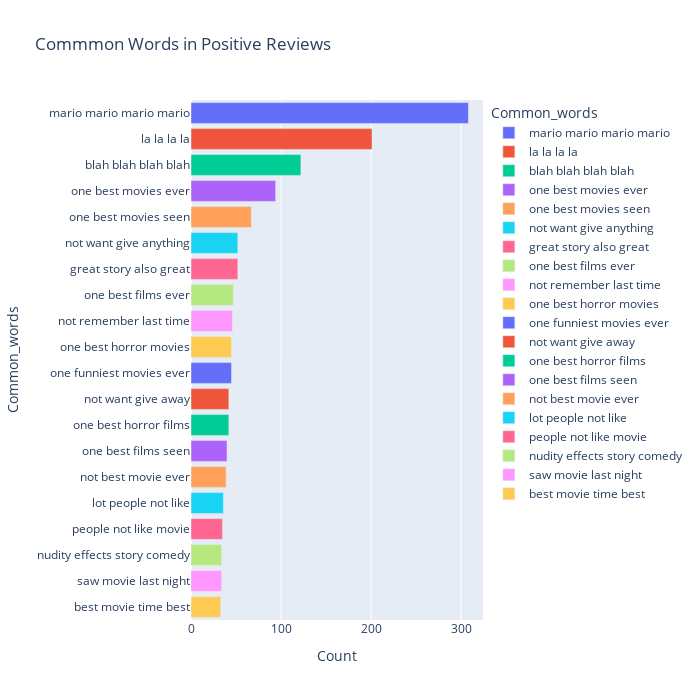

Write notebook code for a chart like this one.
### Code cell
most_common_uni = get_top_text_ngrams(df.Reviews_clean[df['Ratings']>=7],20,4)
most_common_uni = dict(most_common_uni)
temp = pd.DataFrame(columns = ["Common_words" , 'Count'])
temp["Common_words"] = list(most_common_uni.keys())
temp["Count"] = list(most_common_uni.values())
fig = px.bar(temp, x="Count", y="Common_words", title='Commmon Words in Positive Reviews', orientation='h', 
             width=700, height=700,color='Common_words')
fig.show()

### Figure 1 — Plotly figure (JSON) as saved in the notebook; plotly's stock layout.template omitted (floating-point values rounded to 4 significant figures)
{"data": [{"alignmentgroup": "True", "hovertemplate": "Common_words=%{y}<br>Count=%{x}<extra></extra>", "legendgroup": "mario mario mario mario", "marker": {"color": "#636efa", "pattern": {"shape": ""}}, "name": "mario mario mario mario", "offsetgroup": "mario mario mario mario", "orientation": "h", "showlegend": true, "textposition": "auto", "type": "bar", "x": [308], "xaxis": "x", "y": ["mario mario mario mario"], "yaxis": "y"}, {"alignmentgroup": "True", "hovertemplate": "Common_words=%{y}<br>Count=%{x}<extra></extra>", "legendgroup": "la la la la", "marker": {"color": "#EF553B", "pattern": {"shape": ""}}, "name": "la la la la", "offsetgroup": "la la la la", "orientation": "h", "showlegend": true, "textposition": "auto", "type": "bar", "x": [201], "xaxis": "x", "y": ["la la la la"], "yaxis": "y"}, {"alignmentgroup": "True", "hovertemplate": "Common_words=%{y}<br>Count=%{x}<extra></extra>", "legendgroup": "blah blah blah blah", "marker": {"color": "#00cc96", "pattern": {"shape": ""}}, "name": "blah blah blah blah", "offsetgroup": "blah blah blah blah", "orientation": "h", "showlegend": true, "textposition": "auto", "type": "bar", "x": [122], "xaxis": "x", "y": ["blah blah blah blah"], "yaxis": "y"}, {"alignmentgroup": "True", "hovertemplate": "Common_words=%{y}<br>Count=%{x}<extra></extra>", "legendgroup": "one best movies ever", "marker": {"color": "#ab63fa", "pattern": {"shape": ""}}, "name": "one best movies ever", "offsetgroup": "one best movies ever", "orientation": "h", "showlegend": true, "textposition": "auto", "type": "bar", "x": [94], "xaxis": "x", "y": ["one best movies ever"], "yaxis": "y"}, {"alignmentgroup": "True", "hovertemplate": "Common_words=%{y}<br>Count=%{x}<extra></extra>", "legendgroup": "one best movies seen", "marker": {"color": "#FFA15A", "pattern": {"shape": ""}}, "name": "one best movies seen", "offsetgroup": "one best movies seen", "orientation": "h", "showlegend": true, "textposition": "auto", "type": "bar", "x": [67], "xaxis": "x", "y": ["one best movies seen"], "yaxis": "y"}, {"alignmentgroup": "True", "hovertemplate": "Common_words=%{y}<br>Count=%{x}<extra></extra>", "legendgroup": "not want give anything", "marker": {"color": "#19d3f3", "pattern": {"shape": ""}}, "name": "not want give anything", "offsetgroup": "not want give anything", "orientation": "h", "showlegend": true, "textposition": "auto", "type": "bar", "x": [52], "xaxis": "x", "y": ["not want give anything"], "yaxis": "y"}, {"alignmentgroup": "True", "hovertemplate": "Common_words=%{y}<br>Count=%{x}<extra></extra>", "legendgroup": "great story also great", "marker": {"color": "#FF6692", "pattern": {"shape": ""}}, "name": "great story also great", "offsetgroup": "great story also great", "orientation": "h", "showlegend": true, "textposition": "auto", "type": "bar", "x": [52], "xaxis": "x", "y": ["great story also great"], "yaxis": "y"}, {"alignmentgroup": "True", "hovertemplate": "Common_words=%{y}<br>Count=%{x}<extra></extra>", "legendgroup": "one best films ever", "marker": {"color": "#B6E880", "pattern": {"shape": ""}}, "name": "one best films ever", "offsetgroup": "one best films ever", "orientation": "h", "showlegend": true, "textposition": "auto", "type": "bar", "x": [47], "xaxis": "x", "y": ["one best films ever"], "yaxis": "y"}, {"alignmentgroup": "True", "hovertemplate": "Common_words=%{y}<br>Count=%{x}<extra></extra>", "legendgroup": "not remember last time", "marker": {"color": "#FF97FF", "pattern": {"shape": ""}}, "name": "not remember last time", "offsetgroup": "not remember last time", "orientation": "h", "showlegend": true, "textposition": "auto", "type": "bar", "x": [46], "xaxis": "x", "y": ["not remember last time"], "yaxis": "y"}, {"alignmentgroup": "True", "hovertemplate": "Common_words=%{y}<br>Count=%{x}<extra></extra>", "legendgroup": "one best horror movies", "marker": {"color": "#FECB52", "pattern": {"shape": ""}}, "name": "one best horror movies", "offsetgroup": "one best horror movies", "orientation": "h", "showlegend": true, "textposition": "auto", "type": "bar", "x": [45], "xaxis": "x", "y": ["one best horror movies"], "yaxis": "y"}, {"alignmentgroup": "True", "hovertemplate": "Common_words=%{y}<br>Count=%{x}<extra></extra>", "legendgroup": "one funniest movies ever", "marker": {"color": "#636efa", "pattern": {"shape": ""}}, "name": "one funniest movies ever", "offsetgroup": "one funniest movies ever", "orientation": "h", "showlegend": true, "textposition": "auto", "type": "bar", "x": [45], "xaxis": "x", "y": ["one funniest movies ever"], "yaxis": "y"}, {"alignmentgroup": "True", "hovertemplate": "Common_words=%{y}<br>Count=%{x}<extra></extra>", "legendgroup": "not want give away", "marker": {"color": "#EF553B", "pattern": {"shape": ""}}, "name": "not want give away", "offsetgroup": "not want give away", "orientation": "h", "showlegend": true, "textposition": "auto", "type": "bar", "x": [42], "xaxis": "x", "y": ["not want give away"], "yaxis": "y"}, {"alignmentgroup": "True", "hovertemplate": "Common_words=%{y}<br>Count=%{x}<extra></extra>", "legendgroup": "one best horror films", "marker": {"color": "#00cc96", "pattern": {"shape": ""}}, "name": "one best horror films", "offsetgroup": "one best horror films", "orientation": "h", "showlegend": true, "textposition": "auto", "type": "bar", "x": [42], "xaxis": "x", "y": ["one best horror films"], "yaxis": "y"}, {"alignmentgroup": "True", "hovertemplate": "Common_words=%{y}<br>Count=%{x}<extra></extra>", "legendgroup": "one best films seen", "marker": {"color": "#ab63fa", "pattern": {"shape": ""}}, "name": "one best films seen", "offsetgroup": "one best films seen", "orientation": "h", "showlegend": true, "textposition": "auto", "type": "bar", "x": [40], "xaxis": "x", "y": ["one best films seen"], "yaxis": "y"}, {"alignmentgroup": "True", "hovertemplate": "Common_words=%{y}<br>Count=%{x}<extra></extra>", "legendgroup": "not best movie ever", "marker": {"color": "#FFA15A", "pattern": {"shape": ""}}, "name": "not best movie ever", "offsetgroup": "not best movie ever", "orientation": "h", "showlegend": true, "textposition": "auto", "type": "bar", "x": [39], "xaxis": "x", "y": ["not best movie ever"], "yaxis": "y"}, {"alignmentgroup": "True", "hovertemplate": "Common_words=%{y}<br>Count=%{x}<extra></extra>", "legendgroup": "lot people not like", "marker": {"color": "#19d3f3", "pattern": {"shape": ""}}, "name": "lot people not like", "offsetgroup": "lot people not like", "orientation": "h", "showlegend": true, "textposition": "auto", "type": "bar", "x": [36], "xaxis": "x", "y": ["lot people not like"], "yaxis": "y"}, {"alignmentgroup": "True", "hovertemplate": "Common_words=%{y}<br>Count=%{x}<extra></extra>", "legendgroup": "people not like movie", "marker": {"color": "#FF6692", "pattern": {"shape": ""}}, "name": "people not like movie", "offsetgroup": "people not like movie", "orientation": "h", "showlegend": true, "textposition": "auto", "type": "bar", "x": [35], "xaxis": "x", "y": ["people not like movie"], "yaxis": "y"}, {"alignmentgroup": "True", "hovertemplate": "Common_words=%{y}<br>Count=%{x}<extra></extra>", "legendgroup": "nudity effects story comedy", "marker": {"color": "#B6E880", "pattern": {"shape": ""}}, "name": "nudity effects story comedy", "offsetgroup": "nudity effects story comedy", "orientation": "h", "showlegend": true, "textposition": "auto", "type": "bar", "x": [34], "xaxis": "x", "y": ["nudity effects story comedy"], "yaxis": "y"}, {"alignmentgroup": "True", "hovertemplate": "Common_words=%{y}<br>Count=%{x}<extra></extra>", "legendgroup": "saw movie last night", "marker": {"color": "#FF97FF", "pattern": {"shape": ""}}, "name": "saw movie last night", "offsetgroup": "saw movie last night", "orientation": "h", "showlegend": true, "textposition": "auto", "type": "bar", "x": [34], "xaxis": "x", "y": ["saw movie last night"], "yaxis": "y"}, {"alignmentgroup": "True", "hovertemplate": "Common_words=%{y}<br>Count=%{x}<extra></extra>", "legendgroup": "best movie time best", "marker": {"color": "#FECB52", "pattern": {"shape": ""}}, "name": "best movie time best", "offsetgroup": "best movie time best", "orientation": "h", "showlegend": true, "textposition": "auto", "type": "bar", "x": [33], "xaxis": "x", "y": ["best movie time best"], "yaxis": "y"}], "layout": {"barmode": "relative", "height": 700, "legend": {"title": {"text": "Common_words"}, "tracegroupgap": 0}, "title": {"text": "Commmon Words in Positive Reviews"}, "width": 700, "xaxis": {"anchor": "y", "autorange": true, "domain": [0, 1], "range": [0, 324.2], "title": {"text": "Count"}, "type": "linear"}, "yaxis": {"anchor": "x", "autorange": true, "categoryarray": ["best movie time best", "saw movie last night", "nudity effects story comedy", "people not like movie", "lot people not like", "not best movie ever", "one best films seen", "one best horror films", "not want give away", "one funniest movies ever", "one best horror movies", "not remember last time", "one best films ever", "great story also great", "not want give anything", "one best movies seen", "one best movies ever", "blah blah blah blah", "la la la la", "mario mario mario mario"], "categoryorder": "array", "domain": [0, 1], "range": [-0.5, 19.5], "title": {"text": "Common_words"}, "type": "category"}}}
